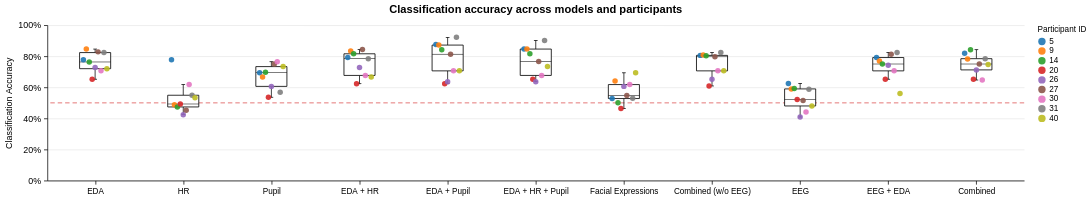

The notebook cell saved with this chart:
### Markdown cell above
## E — Accuracy by model and participant

### Code cell
participant_results = load_participant_results(cache)
panel_e = plot_participant_accuracies(
    participant_results,
    width=1320,
    height=210,
    title="Classification accuracy across models and participants",
)
style_figure(panel_e)

### Figure 1 — Vega-Lite specification as saved in the notebook (floating-point values rounded to 4 significant figures)
{"config": {"view": {"continuousWidth": 300, "continuousHeight": 300, "stroke": null}, "axis": {"domainColor": "black", "domainWidth": 1, "grid": false, "labelColor": "black", "labelFont": "Arial", "labelFontSize": 12, "labelPadding": 4, "tickColor": "black", "tickSize": 5, "titleColor": "black", "titleFont": "Arial", "titleFontSize": 12, "titleFontWeight": "normal", "titlePadding": 6}, "background": "white", "font": "Arial", "header": {"labelFont": "Arial", "labelFontSize": 15, "labelFontWeight": "bold", "titleFont": "Arial", "titleFontSize": 15}, "legend": {"labelFont": "Arial", "labelFontSize": 11, "titleFont": "Arial", "titleFontSize": 11, "titleFontWeight": "normal"}, "title": {"anchor": "middle", "color": "black", "font": "Arial", "fontSize": 15, "fontWeight": "bold", "offset": 8}}, "layer": [{"data": {"values": [{"accuracy": 0.5}]}, "mark": {"type": "rule", "color": "#d62728", "opacity": 0.7, "strokeDash": [6, 4], "strokeWidth": 1.2}, "encoding": {"y": {"field": "accuracy", "scale": {"domain": [0, 1]}, "type": "quantitative"}}}, {"data": {"values": [{"feature": "EDA", "participant": "5", "accuracy": 0.7778, "feature_index": 0, "feature_position": -0.1333}, {"feature": "EDA", "participant": "9", "accuracy": 0.8462, "feature_index": 0, "feature_position": -0.1}, {"feature": "EDA", "participant": "14", "accuracy": 0.7632, "feature_index": 0, "feature_position": -0.06667}, {"feature": "EDA", "participant": "20", "accuracy": 0.6522, "feature_index": 0, "feature_position": -0.03333}, {"feature": "EDA", "participant": "26", "accuracy": 0.7273, "feature_index": 0, "feature_position": 0.0}, {"feature": "EDA", "participant": "27", "accuracy": 0.8281, "feature_index": 0, "feature_position": 0.03333}, {"feature": "EDA", "participant": "30", "accuracy": 0.7059, "feature_index": 0, "feature_position": 0.06667}, {"feature": "EDA", "participant": "31", "accuracy": 0.8235, "feature_index": 0, "feature_position": 0.1}, {"feature": "EDA", "participant": "40", "accuracy": 0.72, "feature_index": 0, "feature_position": 0.1333}, {"feature": "HR", "participant": "5", "accuracy": 0.7778, "feature_index": 1, "feature_position": 0.8667}, {"feature": "HR", "participant": "9", "accuracy": 0.4872, "feature_index": 1, "feature_position": 0.9}, {"feature": "HR", "participant": "14", "accuracy": 0.4737, "feature_index": 1, "feature_position": 0.9333}, {"feature": "HR", "participant": "20", "accuracy": 0.4928, "feature_index": 1, "feature_position": 0.9667}, {"feature": "HR", "participant": "26", "accuracy": 0.4242, "feature_index": 1, "feature_position": 1.0}, {"feature": "HR", "participant": "27", "accuracy": 0.4531, "feature_index": 1, "feature_position": 1.033}, {"feature": "HR", "participant": "30", "accuracy": 0.6176, "feature_index": 1, "feature_position": 1.067}, {"feature": "HR", "participant": "31", "accuracy": 0.549, "feature_index": 1, "feature_position": 1.1}, {"feature": "HR", "participant": "40", "accuracy": 0.5333, "feature_index": 1, "feature_position": 1.133}, {"feature": "Pupil", "participant": "5", "accuracy": 0.6944, "feature_index": 2, "feature_position": 1.867}, {"feature": "Pupil", "participant": "9", "accuracy": 0.6667, "feature_index": 2, "feature_position": 1.9}, {"feature": "Pupil", "participant": "14", "accuracy": 0.6974, "feature_index": 2, "feature_position": 1.933}, {"feature": "Pupil", "participant": "20", "accuracy": 0.5362, "feature_index": 2, "feature_position": 1.967}, {"feature": "Pupil", "participant": "26", "accuracy": 0.6061, "feature_index": 2, "feature_position": 2.0}, {"feature": "Pupil", "participant": "27", "accuracy": 0.75, "feature_index": 2, "feature_position": 2.033}, {"feature": "Pupil", "participant": "30", "accuracy": 0.7647, "feature_index": 2, "feature_position": 2.067}, {"feature": "Pupil", "participant": "31", "accuracy": 0.5686, "feature_index": 2, "feature_position": 2.1}, {"feature": "Pupil", "participant": "40", "accuracy": 0.7333, "feature_index": 2, "feature_position": 2.133}, {"feature": "EDA + HR", "participant": "5", "accuracy": 0.7917, "feature_index": 3, "feature_position": 2.867}, {"feature": "EDA + HR", "participant": "9", "accuracy": 0.8333, "feature_index": 3, "feature_position": 2.9}, {"feature": "EDA + HR", "participant": "14", "accuracy": 0.8158, "feature_index": 3, "feature_position": 2.933}, {"feature": "EDA + HR", "participant": "20", "accuracy": 0.6232, "feature_index": 3, "feature_position": 2.967}, {"feature": "EDA + HR", "participant": "26", "accuracy": 0.7273, "feature_index": 3, "feature_position": 3.0}, {"feature": "EDA + HR", "participant": "27", "accuracy": 0.8438, "feature_index": 3, "feature_position": 3.033}, {"feature": "EDA + HR", "participant": "30", "accuracy": 0.6765, "feature_index": 3, "feature_position": 3.067}, {"feature": "EDA + HR", "participant": "31", "accuracy": 0.7843, "feature_index": 3, "feature_position": 3.1}, {"feature": "EDA + HR", "participant": "40", "accuracy": 0.6667, "feature_index": 3, "feature_position": 3.133}, {"feature": "EDA + Pupil", "participant": "5", "accuracy": 0.875, "feature_index": 4, "feature_position": 3.867}, {"feature": "EDA + Pupil", "participant": "9", "accuracy": 0.8718, "feature_index": 4, "feature_position": 3.9}, {"feature": "EDA + Pupil", "participant": "14", "accuracy": 0.8421, "feature_index": 4, "feature_position": 3.933}, {"feature": "EDA + Pupil", "participant": "20", "accuracy": 0.6232, "feature_index": 4, "feature_position": 3.967}, {"feature": "EDA + Pupil", "participant": "26", "accuracy": 0.6364, "feature_index": 4, "feature_position": 4.0}, {"feature": "EDA + Pupil", "participant": "27", "accuracy": 0.8125, "feature_index": 4, "feature_position": 4.033}, {"feature": "EDA + Pupil", "participant": "30", "accuracy": 0.7059, "feature_index": 4, "feature_position": 4.067}, {"feature": "EDA + Pupil", "participant": "31", "accuracy": 0.9216, "feature_index": 4, "feature_position": 4.1}, {"feature": "EDA + Pupil", "participant": "40", "accuracy": 0.7067, "feature_index": 4, "feature_position": 4.133}, {"feature": "EDA + HR + Pupil", "participant": "5", "accuracy": 0.8472, "feature_index": 5, "feature_position": 4.867}, {"feature": "EDA + HR + Pupil", "participant": "9", "accuracy": 0.8462, "feature_index": 5, "feature_position": 4.9}, {"feature": "EDA + HR + Pupil", "participant": "14", "accuracy": 0.8158, "feature_index": 5, "feature_position": 4.933}, {"feature": "EDA + HR + Pupil", "participant": "20", "accuracy": 0.6522, "feature_index": 5, "feature_position": 4.967}, {"feature": "EDA + HR + Pupil", "participant": "26", "accuracy": 0.6364, "feature_index": 5, "feature_position": 5.0}, {"feature": "EDA + HR + Pupil", "participant": "27", "accuracy": 0.7656, "feature_index": 5, "feature_position": 5.033}, {"feature": "EDA + HR + Pupil", "participant": "30", "accuracy": 0.6765, "feature_index": 5, "feature_position": 5.067}, {"feature": "EDA + HR + Pupil", "participant": "31", "accuracy": 0.902, "feature_index": 5, "feature_position": 5.1}, {"feature": "EDA + HR + Pupil", "participant": "40", "accuracy": 0.7333, "feature_index": 5, "feature_position": 5.133}, {"feature": "Facial Expressions", "participant": "5", "accuracy": 0.5278, "feature_index": 6, "feature_position": 5.867}, {"feature": "Facial Expressions", "participant": "9", "accuracy": 0.641, "feature_index": 6, "feature_position": 5.9}, {"feature": "Facial Expressions", "participant": "14", "accuracy": 0.5, "feature_index": 6, "feature_position": 5.933}, {"feature": "Facial Expressions", "participant": "20", "accuracy": 0.4638, "feature_index": 6, "feature_position": 5.967}, {"feature": "Facial Expressions", "participant": "26", "accuracy": 0.6061, "feature_index": 6, "feature_position": 6.0}, {"feature": "Facial Expressions", "participant": "27", "accuracy": 0.5469, "feature_index": 6, "feature_position": 6.033}, {"feature": "Facial Expressions", "participant": "30", "accuracy": 0.6176, "feature_index": 6, "feature_position": 6.067}, {"feature": "Facial Expressions", "participant": "31", "accuracy": 0.5294, "feature_index": 6, "feature_position": 6.1}, {"feature": "Facial Expressions", "participant": "40", "accuracy": 0.6933, "feature_index": 6, "feature_position": 6.133}, {"feature": "Combined (w/o EEG)", "participant": "5", "accuracy": 0.8056, "feature_index": 7, "feature_position": 6.867}, {"feature": "Combined (w/o EEG)", "participant": "9", "accuracy": 0.8077, "feature_index": 7, "feature_position": 6.9}, {"feature": "Combined (w/o EEG)", "participant": "14", "accuracy": 0.8026, "feature_index": 7, "feature_position": 6.933}, {"feature": "Combined (w/o EEG)", "participant": "20", "accuracy": 0.6087, "feature_index": 7, "feature_position": 6.967}, {"feature": "Combined (w/o EEG)", "participant": "26", "accuracy": 0.6515, "feature_index": 7, "feature_position": 7.0}, {"feature": "Combined (w/o EEG)", "participant": "27", "accuracy": 0.7969, "feature_index": 7, "feature_position": 7.033}, {"feature": "Combined (w/o EEG)", "participant": "30", "accuracy": 0.7059, "feature_index": 7, "feature_position": 7.067}, {"feature": "Combined (w/o EEG)", "participant": "31", "accuracy": 0.8235, "feature_index": 7, "feature_position": 7.1}, {"feature": "Combined (w/o EEG)", "participant": "40", "accuracy": 0.7067, "feature_index": 7, "feature_position": 7.133}, {"feature": "EEG", "participant": "5", "accuracy": 0.625, "feature_index": 8, "feature_position": 7.867}, {"feature": "EEG", "participant": "9", "accuracy": 0.5897, "feature_index": 8, "feature_position": 7.9}, {"feature": "EEG", "participant": "14", "accuracy": 0.5921, "feature_index": 8, "feature_position": 7.933}, {"feature": "EEG", "participant": "20", "accuracy": 0.5217, "feature_index": 8, "feature_position": 7.967}, {"feature": "EEG", "participant": "26", "accuracy": 0.4091, "feature_index": 8, "feature_position": 8.0}, {"feature": "EEG", "participant": "27", "accuracy": 0.5156, "feature_index": 8, "feature_position": 8.033}, {"feature": "EEG", "participant": "30", "accuracy": 0.4412, "feature_index": 8, "feature_position": 8.067}, {"feature": "EEG", "participant": "31", "accuracy": 0.5882, "feature_index": 8, "feature_position": 8.1}, {"feature": "EEG", "participant": "40", "accuracy": 0.48, "feature_index": 8, "feature_position": 8.133}, {"feature": "EEG + EDA", "participant": "5", "accuracy": 0.7917, "feature_index": 9, "feature_position": 8.867}, {"feature": "EEG + EDA", "participant": "9", "accuracy": 0.7692, "feature_index": 9, "feature_position": 8.9}, {"feature": "EEG + EDA", "participant": "14", "accuracy": 0.75, "feature_index": 9, "feature_position": 8.933}, {"feature": "EEG + EDA", "participant": "20", "accuracy": 0.6522, "feature_index": 9, "feature_position": 8.967}, {"feature": "EEG + EDA", "participant": "26", "accuracy": 0.7424, "feature_index": 9, "feature_position": 9.0}, {"feature": "EEG + EDA", "participant": "27", "accuracy": 0.8125, "feature_index": 9, "feature_position": 9.033}, {"feature": "EEG + EDA", "participant": "30", "accuracy": 0.7059, "feature_index": 9, "feature_position": 9.067}, {"feature": "EEG + EDA", "participant": "31", "accuracy": 0.8235, "feature_index": 9, "feature_position": 9.1}, {"feature": "EEG + EDA", "participant": "40", "accuracy": 0.56, "feature_index": 9, "feature_position": 9.133}, {"feature": "Combined", "participant": "5", "accuracy": 0.8194, "feature_index": 10, "feature_position": 9.867}, {"feature": "Combined", "participant": "9", "accuracy": 0.7821, "feature_index": 10, "feature_position": 9.9}, {"feature": "Combined", "participant": "14", "accuracy": 0.8421, "feature_index": 10, "feature_position": 9.933}, {"feature": "Combined", "participant": "20", "accuracy": 0.6522, "feature_index": 10, "feature_position": 9.967}, {"feature": "Combined", "participant": "26", "accuracy": 0.7121, "feature_index": 10, "feature_position": 10.0}, {"feature": "Combined", "participant": "27", "accuracy": 0.75, "feature_index": 10, "feature_position": 10.03}, {"feature": "Combined", "participant": "30", "accuracy": 0.6471, "feature_index": 10, "feature_position": 10.07}, {"feature": "Combined", "participant": "31", "accuracy": 0.7843, "feature_index": 10, "feature_position": 10.1}, {"feature": "Combined", "participant": "40", "accuracy": 0.7467, "feature_index": 10, "feature_position": 10.13}]}, "mark": {"type": "boxplot", "box": {"fill": "white", "stroke": "black", "strokeWidth": 1.1}, "extent": 1.5, "median": {"color": "black", "strokeWidth": 1.5}, "outliers": false, "rule": {"color": "black", "strokeWidth": 1}, "size": 42, "ticks": {"color": "black", "strokeWidth": 1}}, "encoding": {"x": {"axis": {"labelAngle": 0, "labelExpr": "['EDA', 'HR', 'Pupil', 'EDA + HR', 'EDA + Pupil', 'EDA + HR + Pupil', 'Facial Expressions', 'Combined (w/o EEG)', 'EEG', 'EEG + EDA', 'Combined'][datum.value]", "labelFontSize": 11, "labelLimit": 145, "values": [0, 1, 2, 3, 4, 5, 6, 7, 8, 9, 10]}, "field": "feature_index", "scale": {"domain": [-0.5, 10.5], "nice": false}, "title": null, "type": "quantitative"}, "y": {"axis": {"format": ".0%", "grid": true, "gridColor": "#dedede", "gridOpacity": 0.7, "tickCount": 6}, "field": "accuracy", "scale": {"domain": [0, 1], "nice": false}, "title": "Classification Accuracy", "type": "quantitative"}}}, {"data": {"values": [{"feature": "EDA", "participant": "5", "accuracy": 0.7778, "feature_index": 0, "feature_position": -0.1333}, {"feature": "EDA", "participant": "9", "accuracy": 0.8462, "feature_index": 0, "feature_position": -0.1}, {"feature": "EDA", "participant": "14", "accuracy": 0.7632, "feature_index": 0, "feature_position": -0.06667}, {"feature": "EDA", "participant": "20", "accuracy": 0.6522, "feature_index": 0, "feature_position": -0.03333}, {"feature": "EDA", "participant": "26", "accuracy": 0.7273, "feature_index": 0, "feature_position": 0.0}, {"feature": "EDA", "participant": "27", "accuracy": 0.8281, "feature_index": 0, "feature_position": 0.03333}, {"feature": "EDA", "participant": "30", "accuracy": 0.7059, "feature_index": 0, "feature_position": 0.06667}, {"feature": "EDA", "participant": "31", "accuracy": 0.8235, "feature_index": 0, "feature_position": 0.1}, {"feature": "EDA", "participant": "40", "accuracy": 0.72, "feature_index": 0, "feature_position": 0.1333}, {"feature": "HR", "participant": "5", "accuracy": 0.7778, "feature_index": 1, "feature_position": 0.8667}, {"feature": "HR", "participant": "9", "accuracy": 0.4872, "feature_index": 1, "feature_position": 0.9}, {"feature": "HR", "participant": "14", "accuracy": 0.4737, "feature_index": 1, "feature_position": 0.9333}, {"feature": "HR", "participant": "20", "accuracy": 0.4928, "feature_index": 1, "feature_position": 0.9667}, {"feature": "HR", "participant": "26", "accuracy": 0.4242, "feature_index": 1, "feature_position": 1.0}, {"feature": "HR", "participant": "27", "accuracy": 0.4531, "feature_index": 1, "feature_position": 1.033}, {"feature": "HR", "participant": "30", "accuracy": 0.6176, "feature_index": 1, "feature_position": 1.067}, {"feature": "HR", "participant": "31", "accuracy": 0.549, "feature_index": 1, "feature_position": 1.1}, {"feature": "HR", "participant": "40", "accuracy": 0.5333, "feature_index": 1, "feature_position": 1.133}, {"feature": "Pupil", "participant": "5", "accuracy": 0.6944, "feature_index": 2, "feature_position": 1.867}, {"feature": "Pupil", "participant": "9", "accuracy": 0.6667, "feature_index": 2, "feature_position": 1.9}, {"feature": "Pupil", "participant": "14", "accuracy": 0.6974, "feature_index": 2, "feature_position": 1.933}, {"feature": "Pupil", "participant": "20", "accuracy": 0.5362, "feature_index": 2, "feature_position": 1.967}, {"feature": "Pupil", "participant": "26", "accuracy": 0.6061, "feature_index": 2, "feature_position": 2.0}, {"feature": "Pupil", "participant": "27", "accuracy": 0.75, "feature_index": 2, "feature_position": 2.033}, {"feature": "Pupil", "participant": "30", "accuracy": 0.7647, "feature_index": 2, "feature_position": 2.067}, {"feature": "Pupil", "participant": "31", "accuracy": 0.5686, "feature_index": 2, "feature_position": 2.1}, {"feature": "Pupil", "participant": "40", "accuracy": 0.7333, "feature_index": 2, "feature_position": 2.133}, {"feature": "EDA + HR", "participant": "5", "accuracy": 0.7917, "feature_index": 3, "feature_position": 2.867}, {"feature": "EDA + HR", "participant": "9", "accuracy": 0.8333, "feature_index": 3, "feature_position": 2.9}, {"feature": "EDA + HR", "participant": "14", "accuracy": 0.8158, "feature_index": 3, "feature_position": 2.933}, {"feature": "EDA + HR", "participant": "20", "accuracy": 0.6232, "feature_index": 3, "feature_position": 2.967}, {"feature": "EDA + HR", "participant": "26", "accuracy": 0.7273, "feature_index": 3, "feature_position": 3.0}, {"feature": "EDA + HR", "participant": "27", "accuracy": 0.8438, "feature_index": 3, "feature_position": 3.033}, {"feature": "EDA + HR", "participant": "30", "accuracy": 0.6765, "feature_index": 3, "feature_position": 3.067}, {"feature": "EDA + HR", "participant": "31", "accuracy": 0.7843, "feature_index": 3, "feature_position": 3.1}, {"feature": "EDA + HR", "participant": "40", "accuracy": 0.6667, "feature_index": 3, "feature_position": 3.133}, {"feature": "EDA + Pupil", "participant": "5", "accuracy": 0.875, "feature_index": 4, "feature_position": 3.867}, {"feature": "EDA + Pupil", "participant": "9", "accuracy": 0.8718, "feature_index": 4, "feature_position": 3.9}, {"feature": "EDA + Pupil", "participant": "14", "accuracy": 0.8421, "feature_index": 4, "feature_position": 3.933}, {"feature": "EDA + Pupil", "participant": "20", "accuracy": 0.6232, "feature_index": 4, "feature_position": 3.967}, {"feature": "EDA + Pupil", "participant": "26", "accuracy": 0.6364, "feature_index": 4, "feature_position": 4.0}, {"feature": "EDA + Pupil", "participant": "27", "accuracy": 0.8125, "feature_index": 4, "feature_position": 4.033}, {"feature": "EDA + Pupil", "participant": "30", "accuracy": 0.7059, "feature_index": 4, "feature_position": 4.067}, {"feature": "EDA + Pupil", "participant": "31", "accuracy": 0.9216, "feature_index": 4, "feature_position": 4.1}, {"feature": "EDA + Pupil", "participant": "40", "accuracy": 0.7067, "feature_index": 4, "feature_position": 4.133}, {"feature": "EDA + HR + Pupil", "participant": "5", "accuracy": 0.8472, "feature_index": 5, "feature_position": 4.867}, {"feature": "EDA + HR + Pupil", "participant": "9", "accuracy": 0.8462, "feature_index": 5, "feature_position": 4.9}, {"feature": "EDA + HR + Pupil", "participant": "14", "accuracy": 0.8158, "feature_index": 5, "feature_position": 4.933}, {"feature": "EDA + HR + Pupil", "participant": "20", "accuracy": 0.6522, "feature_index": 5, "feature_position": 4.967}, {"feature": "EDA + HR + Pupil", "participant": "26", "accuracy": 0.6364, "feature_index": 5, "feature_position": 5.0}, {"feature": "EDA + HR + Pupil", "participant": "27", "accuracy": 0.7656, "feature_index": 5, "feature_position": 5.033}, {"feature": "EDA + HR + Pupil", "participant": "30", "accuracy": 0.6765, "feature_index": 5, "feature_position": 5.067}, {"feature": "EDA + HR + Pupil", "participant": "31", "accuracy": 0.902, "feature_index": 5, "feature_position": 5.1}, {"feature": "EDA + HR + Pupil", "participant": "40", "accuracy": 0.7333, "feature_index": 5, "feature_position": 5.133}, {"feature": "Facial Expressions", "participant": "5", "accuracy": 0.5278, "feature_index": 6, "feature_position": 5.867}, {"feature": "Facial Expressions", "participant": "9", "accuracy": 0.641, "feature_index": 6, "feature_position": 5.9}, {"feature": "Facial Expressions", "participant": "14", "accuracy": 0.5, "feature_index": 6, "feature_position": 5.933}, {"feature": "Facial Expressions", "participant": "20", "accuracy": 0.4638, "feature_index": 6, "feature_position": 5.967}, {"feature": "Facial Expressions", "participant": "26", "accuracy": 0.6061, "feature_index": 6, "feature_position": 6.0}, {"feature": "Facial Expressions", "participant": "27", "accuracy": 0.5469, "feature_index": 6, "feature_position": 6.033}, {"feature": "Facial Expressions", "participant": "30", "accuracy": 0.6176, "feature_index": 6, "feature_position": 6.067}, {"feature": "Facial Expressions", "participant": "31", "accuracy": 0.5294, "feature_index": 6, "feature_position": 6.1}, {"feature": "Facial Expressions", "participant": "40", "accuracy": 0.6933, "feature_index": 6, "feature_position": 6.133}, {"feature": "Combined (w/o EEG)", "participant": "5", "accuracy": 0.8056, "feature_index": 7, "feature_position": 6.867}, {"feature": "Combined (w/o EEG)", "participant": "9", "accuracy": 0.8077, "feature_index": 7, "feature_position": 6.9}, {"feature": "Combined (w/o EEG)", "participant": "14", "accuracy": 0.8026, "feature_index": 7, "feature_position": 6.933}, {"feature": "Combined (w/o EEG)", "participant": "20", "accuracy": 0.6087, "feature_index": 7, "feature_position": 6.967}, {"feature": "Combined (w/o EEG)", "participant": "26", "accuracy": 0.6515, "feature_index": 7, "feature_position": 7.0}, {"feature": "Combined (w/o EEG)", "participant": "27", "accuracy": 0.7969, "feature_index": 7, "feature_position": 7.033}, {"feature": "Combined (w/o EEG)", "participant": "30", "accuracy": 0.7059, "feature_index": 7, "feature_position": 7.067}, {"feature": "Combined (w/o EEG)", "participant": "31", "accuracy": 0.8235, "feature_index": 7, "feature_position": 7.1}, {"feature": "Combined (w/o EEG)", "participant": "40", "accuracy": 0.7067, "feature_index": 7, "feature_position": 7.133}, {"feature": "EEG", "participant": "5", "accuracy": 0.625, "feature_index": 8, "feature_position": 7.867}, {"feature": "EEG", "participant": "9", "accuracy": 0.5897, "feature_index": 8, "feature_position": 7.9}, {"feature": "EEG", "participant": "14", "accuracy": 0.5921, "feature_index": 8, "feature_position": 7.933}, {"feature": "EEG", "participant": "20", "accuracy": 0.5217, "feature_index": 8, "feature_position": 7.967}, {"feature": "EEG", "participant": "26", "accuracy": 0.4091, "feature_index": 8, "feature_position": 8.0}, {"feature": "EEG", "participant": "27", "accuracy": 0.5156, "feature_index": 8, "feature_position": 8.033}, {"feature": "EEG", "participant": "30", "accuracy": 0.4412, "feature_index": 8, "feature_position": 8.067}, {"feature": "EEG", "participant": "31", "accuracy": 0.5882, "feature_index": 8, "feature_position": 8.1}, {"feature": "EEG", "participant": "40", "accuracy": 0.48, "feature_index": 8, "feature_position": 8.133}, {"feature": "EEG + EDA", "participant": "5", "accuracy": 0.7917, "feature_index": 9, "feature_position": 8.867}, {"feature": "EEG + EDA", "participant": "9", "accuracy": 0.7692, "feature_index": 9, "feature_position": 8.9}, {"feature": "EEG + EDA", "participant": "14", "accuracy": 0.75, "feature_index": 9, "feature_position": 8.933}, {"feature": "EEG + EDA", "participant": "20", "accuracy": 0.6522, "feature_index": 9, "feature_position": 8.967}, {"feature": "EEG + EDA", "participant": "26", "accuracy": 0.7424, "feature_index": 9, "feature_position": 9.0}, {"feature": "EEG + EDA", "participant": "27", "accuracy": 0.8125, "feature_index": 9, "feature_position": 9.033}, {"feature": "EEG + EDA", "participant": "30", "accuracy": 0.7059, "feature_index": 9, "feature_position": 9.067}, {"feature": "EEG + EDA", "participant": "31", "accuracy": 0.8235, "feature_index": 9, "feature_position": 9.1}, {"feature": "EEG + EDA", "participant": "40", "accuracy": 0.56, "feature_index": 9, "feature_position": 9.133}, {"feature": "Combined", "participant": "5", "accuracy": 0.8194, "feature_index": 10, "feature_position": 9.867}, {"feature": "Combined", "participant": "9", "accuracy": 0.7821, "feature_index": 10, "feature_position": 9.9}, {"feature": "Combined", "participant": "14", "accuracy": 0.8421, "feature_index": 10, "feature_position": 9.933}, {"feature": "Combined", "participant": "20", "accuracy": 0.6522, "feature_index": 10, "feature_position": 9.967}, {"feature": "Combined", "participant": "26", "accuracy": 0.7121, "feature_index": 10, "feature_position": 10.0}, {"feature": "Combined", "participant": "27", "accuracy": 0.75, "feature_index": 10, "feature_position": 10.03}, {"feature": "Combined", "participant": "30", "accuracy": 0.6471, "feature_index": 10, "feature_position": 10.07}, {"feature": "Combined", "participant": "31", "accuracy": 0.7843, "feature_index": 10, "feature_position": 10.1}, {"feature": "Combined", "participant": "40", "accuracy": 0.7467, "feature_index": 10, "feature_position": 10.13}]}, "mark": {"type": "circle", "opacity": 0.9, "size": 55}, "encoding": {"color": {"field": "participant", "legend": {"symbolType": "circle", "title": "Participant ID"}, "scale": {"domain": ["5", "9", "14", "20", "26", "27", "30", "31", "40"], "range": ["#1f77b4", "#ff7f0e", "#2ca02c", "#d62728", "#9467bd", "#8c564b", "#e377c2", "#7f7f7f", "#bcbd22"]}, "sort": ["5", "9", "14", "20", "26", "27", "30", "31", "40"], "type": "nominal"}, "tooltip": [{"field": "feature", "title": "Model", "type": "nominal"}, {"field": "participant", "title": "Participant ID", "type": "nominal"}, {"field": "accuracy", "format": ".1%", "title": "Accuracy", "type": "quantitative"}], "x": {"axis": {"labelAngle": 0, "labelExpr": "['EDA', 'HR', 'Pupil', 'EDA + HR', 'EDA + Pupil', 'EDA + HR + Pupil', 'Facial Expressions', 'Combined (w/o EEG)', 'EEG', 'EEG + EDA', 'Combined'][datum.value]", "labelFontSize": 11, "labelLimit": 145, "values": [0, 1, 2, 3, 4, 5, 6, 7, 8, 9, 10]}, "field": "feature_position", "scale": {"domain": [-0.5, 10.5], "nice": false}, "title": null, "type": "quantitative"}, "y": {"axis": {"format": ".0%", "grid": true, "gridColor": "#dedede", "gridOpacity": 0.7, "tickCount": 6}, "field": "accuracy", "scale": {"domain": [0, 1], "nice": false}, "title": "Classification Accuracy", "type": "quantitative"}}}], "height": 210, "title": {"text": "Classification accuracy across models and participants", "anchor": "middle"}, "width": 1320, "$schema": "https://vega.github.io/schema/vega-lite/v6.4.1.json"}
